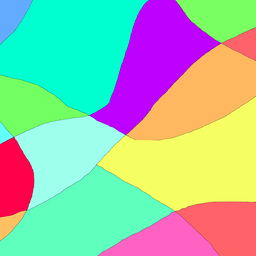
#> input picture test.png, 256 x 256 px, shrunk from 1000 x 1000 before the run
$ python DBSCAN.py
#> lines starting #> are read from the running program, lines starting #| are printed output that depends on the picture
import cv2
import matplotlib.pyplot as plt
import numpy as np
from sklearn.cluster import DBSCAN


def apply_dbscan(image, eps, min_samples):
    # 画像を2次元配列に変換
    data = image.reshape((-1, 3))
    data = np.float32(data)

    # DBSCANクラスタリングの適用
    db = DBSCAN(eps=eps, min_samples=min_samples).fit(data)
    labels = db.labels_

    # ノイズとして識別されたピクセルに対処
    unique_labels = np.unique(labels)
    centers = []
    for label in unique_labels:
        if label == -1:  # ノイズ
            centers.append([0, 0, 0])  # 黒に設定
        else:
            centers.append(np.mean(data[labels == label], axis=0))

    centers = np.uint8(centers)
    segmented_image = centers[labels]
    segmented_image = segmented_image.reshape(image.shape)

    return segmented_image

def main(image_path, eps, min_samples, scale_factor):
    # 画像の読み込み
#> called with image_path = 'test.png', eps = 10, min_samples = 10, scale_factor = 0.5
    image = cv2.imread(image_path)
#> image is the input picture: shape (256, 256, 3); mean B, G, R 164.6, 191.9, 157.8

    # 画像のサイズを縮小
    height, width = image.shape[:2]
#> height = 256; width = 256
    new_height, new_width = int(height * scale_factor), int(width * scale_factor)
#> new_height = 128; new_width = 128
    image_resized = cv2.resize(image, (new_width, new_height), interpolation=cv2.INTER_LINEAR)
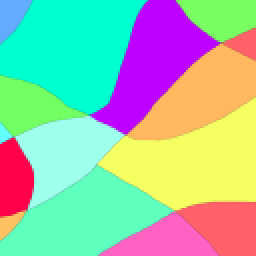
#> image_resized: shape (128, 128, 3) (shown 2 times larger); mean B, G, R 164.6, 191.9, 157.8

    # 画像をBGRからRGBに変換（matplotlibで表示するため）
    image_rgb = cv2.cvtColor(image_resized, cv2.COLOR_BGR2RGB)

    # DBSCANクラスタリングの適用
    segmented_image = apply_dbscan(image_rgb, eps, min_samples)
#> in apply_dbscan, `labels = db.labels_`: labels = 16384 values, max 12 at index 13655, min -1 at index 16, mean 5.32
#> in apply_dbscan, `unique_labels = np.unique(labels)`: unique_labels = [-1, 0, 1, 2, 3, 4, 5, 6, 7, 8, 9, 10, 11, 12]
#> the loop in apply_dbscan, `for label in unique_labels:` made 14 passes
#> after the loop in apply_dbscan, `for label in unique_labels:`: centers = 14 items, first 6: [0, 0, 0], [97.77, 170.9, 254], [0.109, 254.8, 208], [188.9, 0.315, 254.5], [117.5, 254.4, 98.04], [22.62, 209.8, 198.7]
#> in apply_dbscan, `centers = np.uint8(centers)`: centers = 14 rows, first 8: [0, 0, 0], [97, 170, 253], [0, 254, 207], [188, 0, 254], [117, 254, 98], [22, 209, 198], [254, 97, 104], [248, 226, 96]
#> in apply_dbscan, `segmented_image = segmented_image.reshape(image.shape)`:
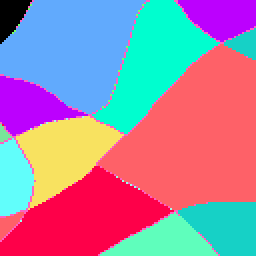
#> segmented_image: shape (128, 128, 3) (shown 2 times larger); mean R, G, B 164.8, 133.9, 161.9

    # 画像を表示
    plt.figure(figsize=(8, 4))  # ウィンドウのサイズを変更
    plt.subplot(1, 2, 1)
    plt.title('Original Image')
    plt.imshow(cv2.cvtColor(cv2.resize(image, (new_width, new_height)), cv2.COLOR_BGR2RGB))
    plt.subplot(1, 2, 2)
    plt.title('Segmented Image using DBSCAN')
    plt.imshow(segmented_image)
    plt.tight_layout()  # レイアウトを自動調整
    plt.show()
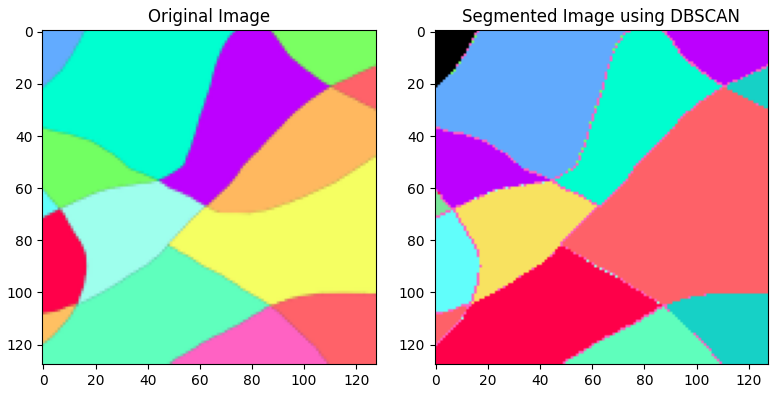
#> figure drawn by matplotlib, 2 panels

    # 結果の保存
    output_path = 'segmented_image_dbscan.png'
    cv2.imwrite(output_path, cv2.cvtColor(segmented_image, cv2.COLOR_RGB2BGR))

    print(f'Segmented image saved to: {output_path}')

if __name__ == "__main__":
    import argparse

    parser = argparse.ArgumentParser(description="DBSCAN clustering for image color quantization")
    parser.add_argument('--image_path', type=str, default='test.png', help='Path to the input image')
    parser.add_argument('--eps', type=float, default=10.0, help='The maximum distance between two samples for one to be considered as in the neighborhood of the other.')
    parser.add_argument('--min_samples', type=int, default=10, help='The number of samples (or total weight) in a neighborhood for a point to be considered as a core point.')
    parser.add_argument('--scale_factor', type=float, default=0.5, help='Factor to scale the image down by.')

    args = parser.parse_args()

    main(args.image_path, args.eps, args.min_samples, args.scale_factor)
